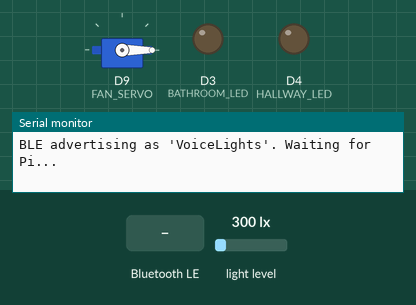
Recording of a sketch running on a simulated Arduino Nano 33 IoT. On the bench: servo, output pins drawn as LEDs (lit = HIGH), the last lines printed to the serial monitor. The inputs (shaded band) are chosen by the test bench; at power-on: light level 300 lx. Nothing arrives over Bluetooth unless stated; a phone connects over Bluetooth LE 3 s after start.

Above: at 1.7 s.
1.8 s: Bluetooth LE write "all_on" received
At 4.1 s:
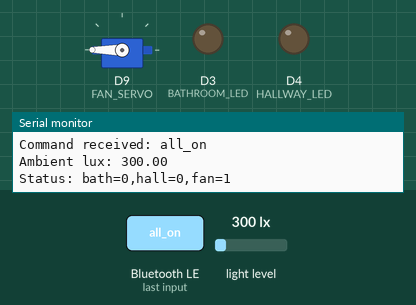
4.8 s: Bluetooth LE write "bathroom_on" received
6.3 s: Bluetooth LE write "hallway_on" received
Timing chart, 0 to 9.3 s (numbered marks = the images above; inputs shaded):
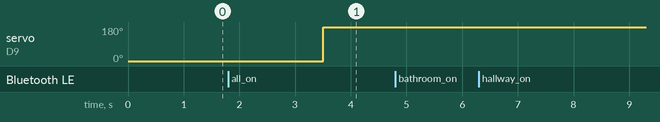

The sketch:

Task8.1Lights.ino
```cpp
/*
  Task 8.1HD - Voice Activated Lighting System (Arduino side)
  SIT210 Embedded Systems Development
*/

#include <ArduinoBLE.h>
#include <Wire.h>
#include <BH1750.h>
#include <Servo.h>

// Pin map
const int BATHROOM_LED = 3;
const int HALLWAY_LED  = 4;
const int FAN_SERVO    = 9;

const float DARK_THRESHOLD_LUX = 50.0;

BLEService voiceService("19B10000-E8F2-537E-4F6C-D104768A1214");

BLEStringCharacteristic commandChar(
  "19B10001-E8F2-537E-4F6C-D104768A1214",
  BLERead | BLEWrite, 20
);

BLEStringCharacteristic statusChar(
  "19B10002-E8F2-537E-4F6C-D104768A1214",
  BLERead | BLENotify, 40
);

BH1750 lightMeter;
Servo fanServo;

bool bathroomOn = false;
bool hallwayOn  = false;
bool fanOn      = false;

float readLux() {
  return lightMeter.readLightLevel();
}

void setFan(bool on) {

  if (on == fanOn) return;
  fanOn = on;

  fanServo.attach(FAN_SERVO);
  if (on) {
    fanServo.write(180);
  } else {
    fanServo.write(0);
  }
  delay(500);
  fanServo.detach();
}

void publishStatus() {
  String s = String("bath=") + (bathroomOn ? "1" : "0")
           + ",hall="       + (hallwayOn  ? "1" : "0")
           + ",fan="        + (fanOn      ? "1" : "0");
  statusChar.writeValue(s);
  Serial.println("Status: " + s);
}

void handleCommand(String cmd) {
  cmd.trim();
  cmd.toLowerCase();
  Serial.println("Command received: " + cmd);

  float lux = readLux();
  Serial.print("Ambient lux: "); Serial.println(lux);
  bool isDark = lux < DARK_THRESHOLD_LUX;

  if (cmd == "bathroom_on") {
    if (isDark) {
      bathroomOn = true;
      digitalWrite(BATHROOM_LED, HIGH);
    } else {
      Serial.println("Bathroom already bright enough, skipping LED.");
    }
  }
  else if (cmd == "hallway_on") {
    if (isDark) {
      hallwayOn = true;
      digitalWrite(HALLWAY_LED, HIGH);
    } else {
      Serial.println("Hallway already bright enough, skipping LED.");
    }
  }
  else if (cmd == "all_on") {
    if (isDark) {
      bathroomOn = true; hallwayOn = true;
      digitalWrite(BATHROOM_LED, HIGH);
      digitalWrite(HALLWAY_LED, HIGH);
    }
    setFan(true);
  }
  else if (cmd == "bathroom_off") {
    bathroomOn = false;
    digitalWrite(BATHROOM_LED, LOW);
  }
  else if (cmd == "hallway_off") {
    hallwayOn = false;
    digitalWrite(HALLWAY_LED, LOW);
  }
  else if (cmd == "all_off") {
    bathroomOn = false; hallwayOn = false;
    digitalWrite(BATHROOM_LED, LOW);
    digitalWrite(HALLWAY_LED, LOW);
    setFan(false);
  }
  else if (cmd == "fan_on")  { setFan(true);  }
  else if (cmd == "fan_off") { setFan(false); }
  else {
    Serial.println("Unknown command, ignoring.");
    return;
  }

  publishStatus();
}

void setup() {
  Serial.begin(9600);
  unsigned long start = millis();
  while (!Serial && millis() - start < 2000) { }

  pinMode(BATHROOM_LED, OUTPUT);
  pinMode(HALLWAY_LED,  OUTPUT);
  digitalWrite(BATHROOM_LED, LOW);
  digitalWrite(HALLWAY_LED,  LOW);

  // Move servo to OFF position once on startup, then detach
  fanServo.attach(FAN_SERVO);
  fanServo.write(0);
  delay(500);
  fanServo.detach();

  Wire.begin();
  if (!lightMeter.begin()) {
    Serial.println("BH1750 not found. Check wiring.");
  }

  if (!BLE.begin()) {
    Serial.println("BLE failed to start.");
    while (1) { }
  }

  BLE.setLocalName("VoiceLights");
  BLE.setAdvertisedService(voiceService);

  voiceService.addCharacteristic(commandChar);
  voiceService.addCharacteristic(statusChar);
  BLE.addService(voiceService);

  commandChar.writeValue("");
  statusChar.writeValue("bath=0,hall=0,fan=0");

  BLE.advertise();
  Serial.println("BLE advertising as 'VoiceLights'. Waiting for Pi...");
}

void loop() {
  BLEDevice central = BLE.central();

  if (central) {
    Serial.print("Connected: "); Serial.println(central.address());

    while (central.connected()) {
      if (commandChar.written()) {
        String cmd = commandChar.value();
        handleCommand(cmd);
      }
    }

    Serial.println("Disconnected.");
  }
}
```

Measured:
- after the input at 1.8 s, servo on D9 (FAN_SERVO): 0° → 180° after 1.7 s
